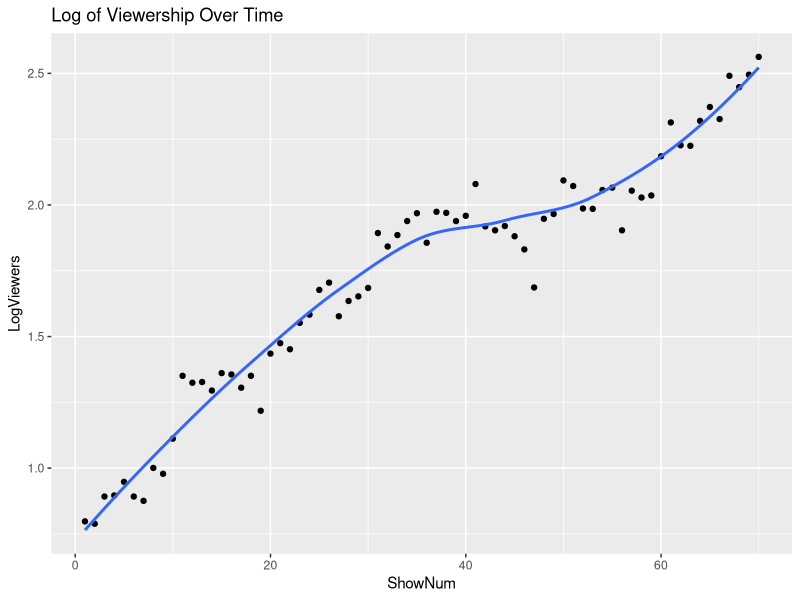
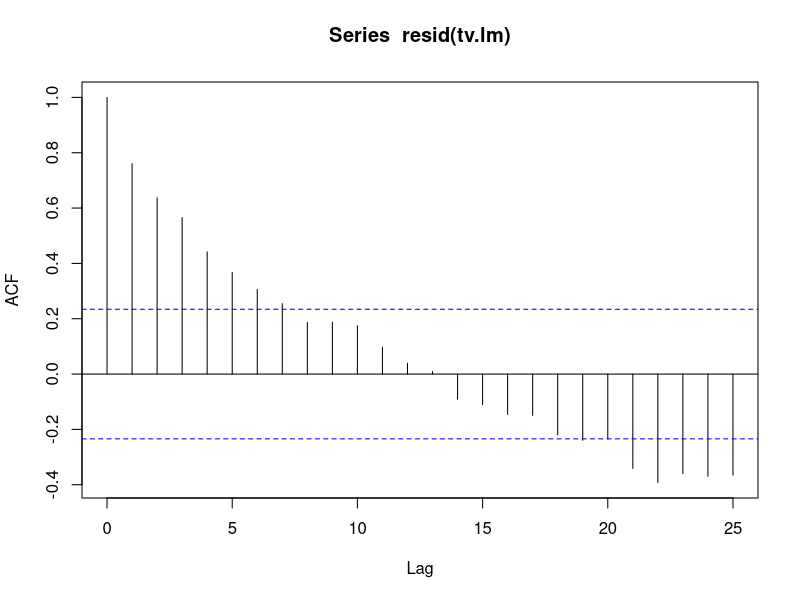
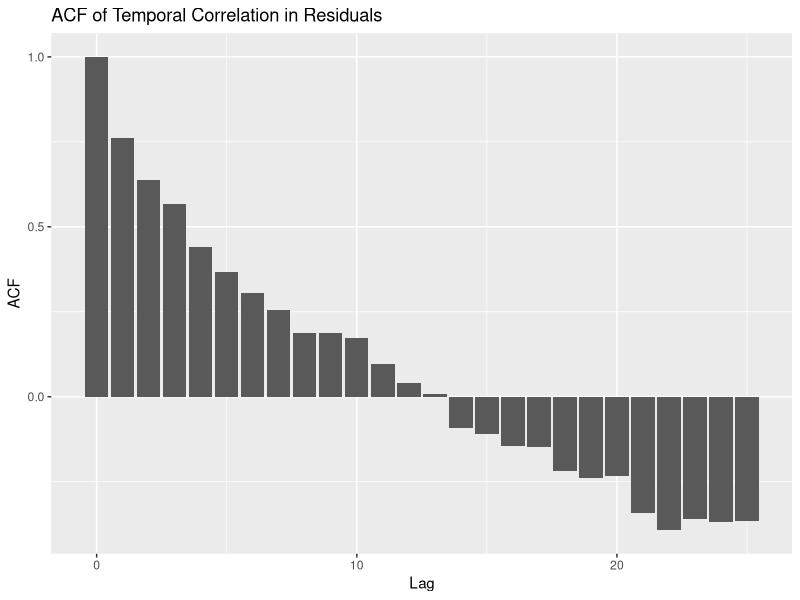
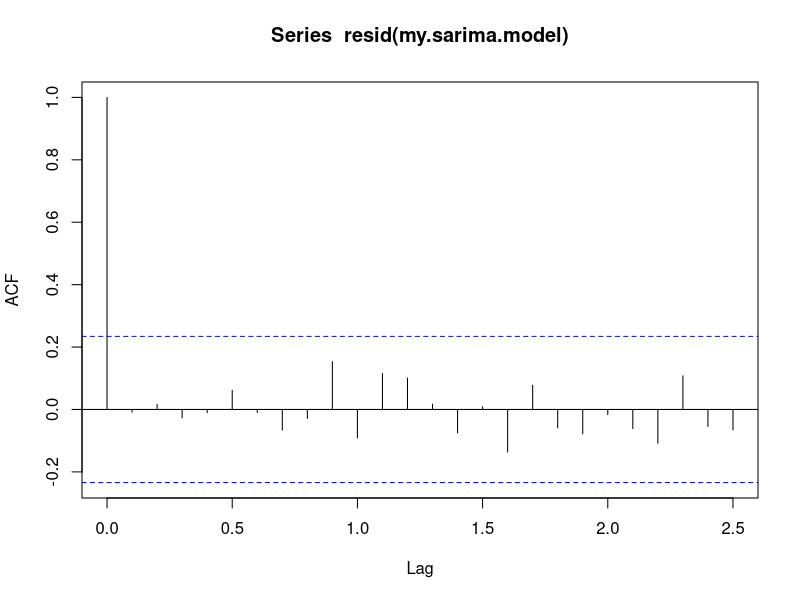
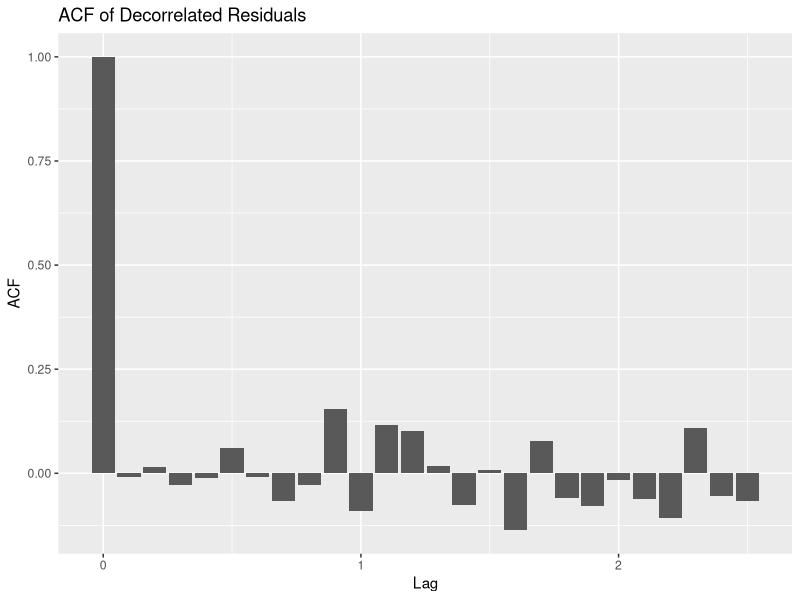
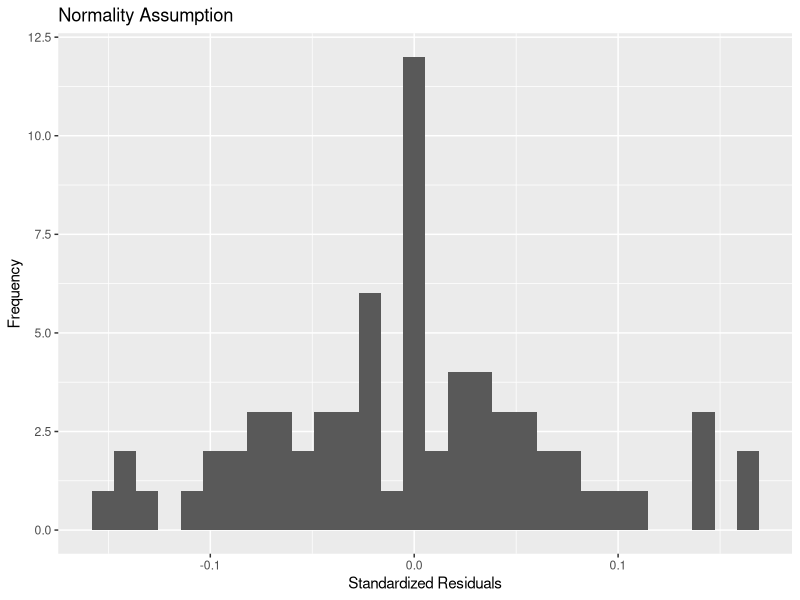
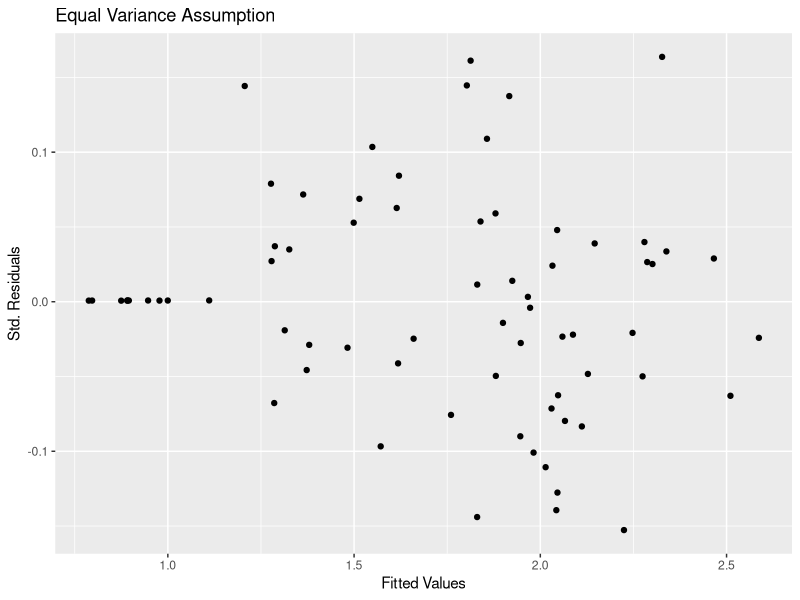
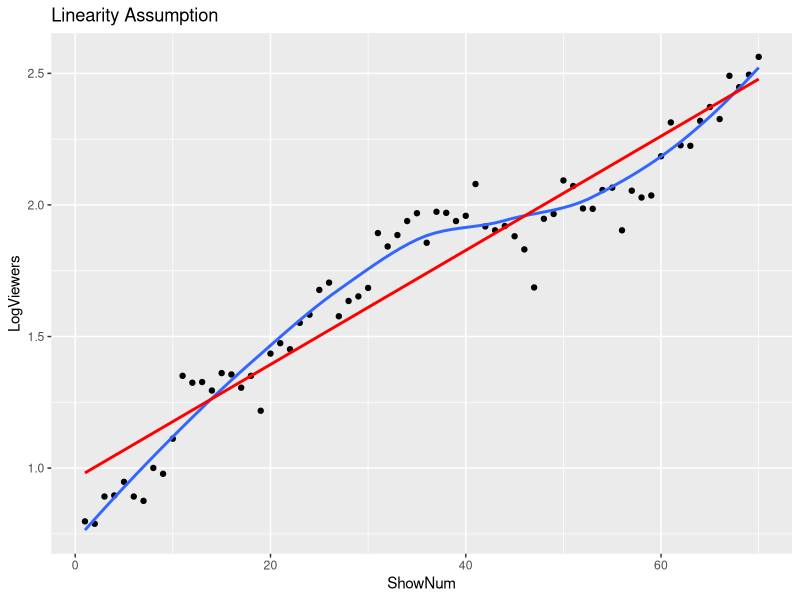

Generate these figures, in order, with R:
# Libraries
library(ggplot2)
library(forecast)
library(tidyverse)

# Get data, make LogViewers variable
tv <- read.csv("viewership.csv", sep=',', header=TRUE)
tv$LogViewers <- log(tv$Viewers)

# Exploratory graphic(s)
ggplot(data=tv, aes(x=ShowNum, y=LogViewers)) + geom_point() + geom_smooth(se=FALSE) + ggtitle("Log of Viewership Over Time")
(r <- cor(tv$ShowNum, tv$LogViewers))
r^2

# Initial LM and explore correlation in residuals
summary(tv.lm <- lm(data=tv, LogViewers~ShowNum))
ACF.resid <- acf(resid(tv.lm), lag.max=25)
ACF.resid.dframe <- data.frame(Lag=ACF.resid$lag, ACF=ACF.resid$acf)
ggplot(data=ACF.resid.dframe, aes(x=Lag, y=ACF)) + geom_col() + ggtitle("ACF of Temporal Correlation in Residuals")

# TS object and ARIMA mode fit
tv.ts <- ts(data=tv$LogViewers, start=c(1,1), frequency=10)
x <- model.matrix(LogViewers~-1+ShowNum, data=tv)
auto.arima(tv.ts, max.p=2, max.q=2, max.P=1, max.Q=1, d=0, D=1, ic="aic", stepwise=FALSE, xreg=x)
my.sarima.model <- Arima(tv.ts, order=c(2,0,0), seasonal=c(0,1,1), xreg=x)

# Show that residuals have been decorrelated
ACF.decorr <- acf(resid(my.sarima.model), lag.max=25)
ACF.dframe.decorr <- data.frame(Lag=ACF.decorr$lag, ACF=ACF.decorr$acf)
ggplot(data=ACF.dframe.decorr, aes(x=Lag, y=ACF)) + geom_col() + ggtitle("ACF of Decorrelated Residuals")

# Validate assumptions
ggplot()+geom_histogram(mapping=aes(x=resid(my.sarima.model))) + xlab("Standardized Residuals") + ylab("Frequency") + ggtitle("Normality Assumption")
ggplot(mapping=aes(y=resid(my.sarima.model), x=fitted(my.sarima.model))) + geom_point() + xlab("Fitted Values") + ylab("Std. Residuals") + ggtitle("Equal Variance Assumption")
ggplot(data=tv, aes(x=ShowNum, y=LogViewers)) + geom_point() + geom_smooth(se=FALSE) + geom_smooth(se=FALSE, method=lm, col='red') + ggtitle("Linearity Assumption")

# Cross-validation
test.ts <- tv[61:70,]
train.ts <- tv[1:60,]
ts.cv <- ts(data=train.ts$LogViewers, start=c(1,1), frequency=10)
test.x <- x[61:70,]
train.x <- x[1:60,]
#auto.arima(ts.cv, max.p=2, max.q=2, max.P=2, max.Q=2, d=0, D=1, ic="aic", stepwise=FALSE,xreg=train.x)
sarima.cv <- Arima(ts.cv, order=c(2,0,0), seasonal=c(0,1,1), xreg=train.x)
preds <- forecast(sarima.cv, h=10, xreg=test.x, level=.95)
rpmse <- (test.ts[['LogViewers']]-preds$mean)^2 %>% mean() %>% sqrt()
cvg <- ((test.ts[['LogViewers']] > preds[['lower']]) & (test.ts[['LogViewers']] < preds[['upper']])) %>% mean()
rpmse
cvg

# Plot of CV vs. observations
a <- rep(NA, 60)
plot.prep <- data.frame(tv$ShowNum, c(a, preds[['mean']]), c(a, preds[['lower']]), c(a, preds[['upper']]))
colnames(plot.prep) <- c("ShowNum", "Mean", "Lower", "Upper")
ggplot(data=tv, aes(x=ShowNum, y=LogViewers)) + geom_point() + geom_point(data=plot.prep, aes(x=ShowNum, y=Mean), col='red') + geom_line(data=plot.prep, aes(x=ShowNum, y=Lower), col='orange') + geom_line(data=plot.prep, aes(x=ShowNum, y=Upper), col='orange') + ggtitle("Predictions and Observations in Cross-Validation")

# Hypothesis testing
deg.f <- nrow(tv) - 4
se <- (vcov(my.sarima.model) %>% diag() %>% sqrt())[[4]]
1-pt(coef(my.sarima.model)[[4]] / se, deg.f)
coef(my.sarima.model)[[4]] + qt(.975, deg.f) * c(-1,1) * se

# Predictions 
ShowNum <- c(71:80)
x.prep <- data.frame(ShowNum)
x.preds <- model.matrix(~-1+ShowNum, data=x.prep)
preds.season <- forecast(my.sarima.model, h=10, xreg=x.preds, level=.95)
preds.season

# Plot predictions
b <- rep(NA, 70)
plot.prep2 <- data.frame(c(tv$ShowNum, 71:80), c(b, preds.season[['mean']]), c(b, preds.season[['lower']]), c(b, preds.season[['upper']]))
colnames(plot.prep2) <- c("ShowNum", "Mean", "Lower", "Upper")
ggplot(data=tv, aes(x=ShowNum, y=LogViewers)) + geom_point() + geom_point(data=plot.prep2, aes(x=ShowNum, y=Mean), col='red') + geom_line(data=plot.prep2, aes(x=ShowNum, y=Lower), col='orange') + geom_line(data=plot.prep2, aes(x=ShowNum, y=Upper), col='orange') + ggtitle("Predictions for log(Viewers) in Season 8")

